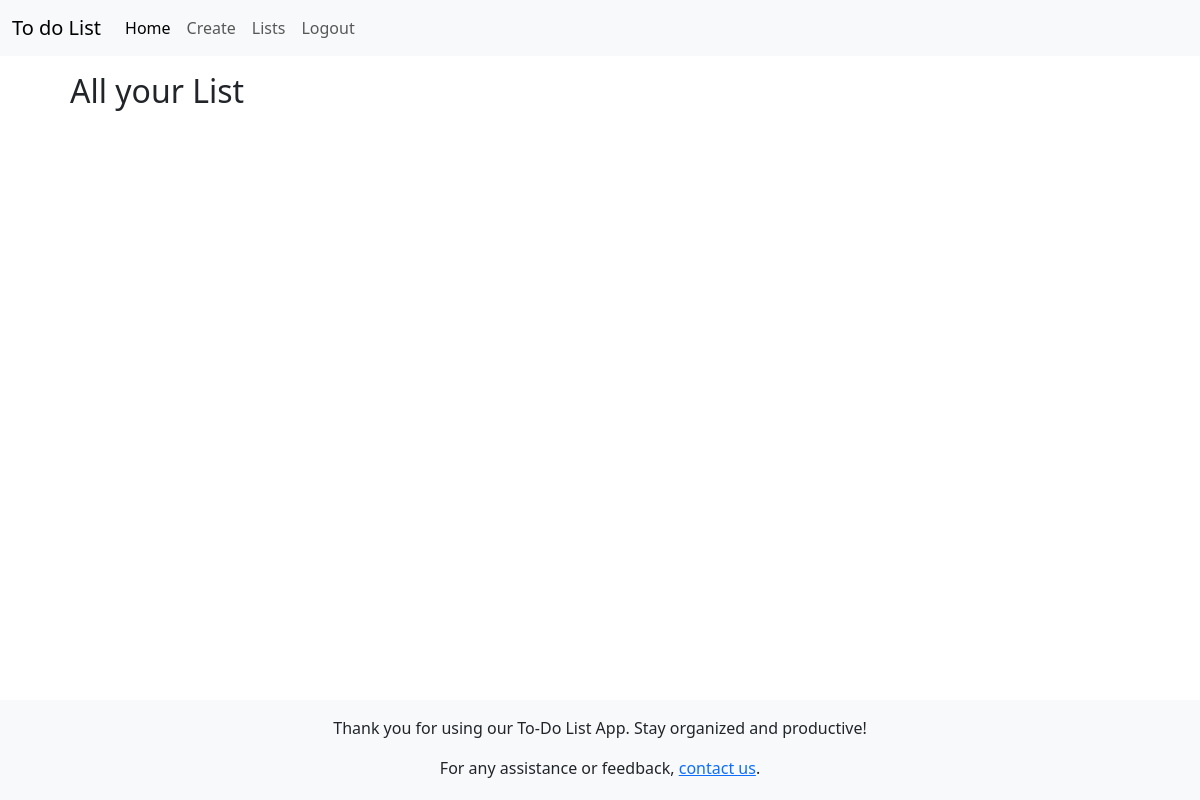
The app's page /lists/ (signed in), older data.
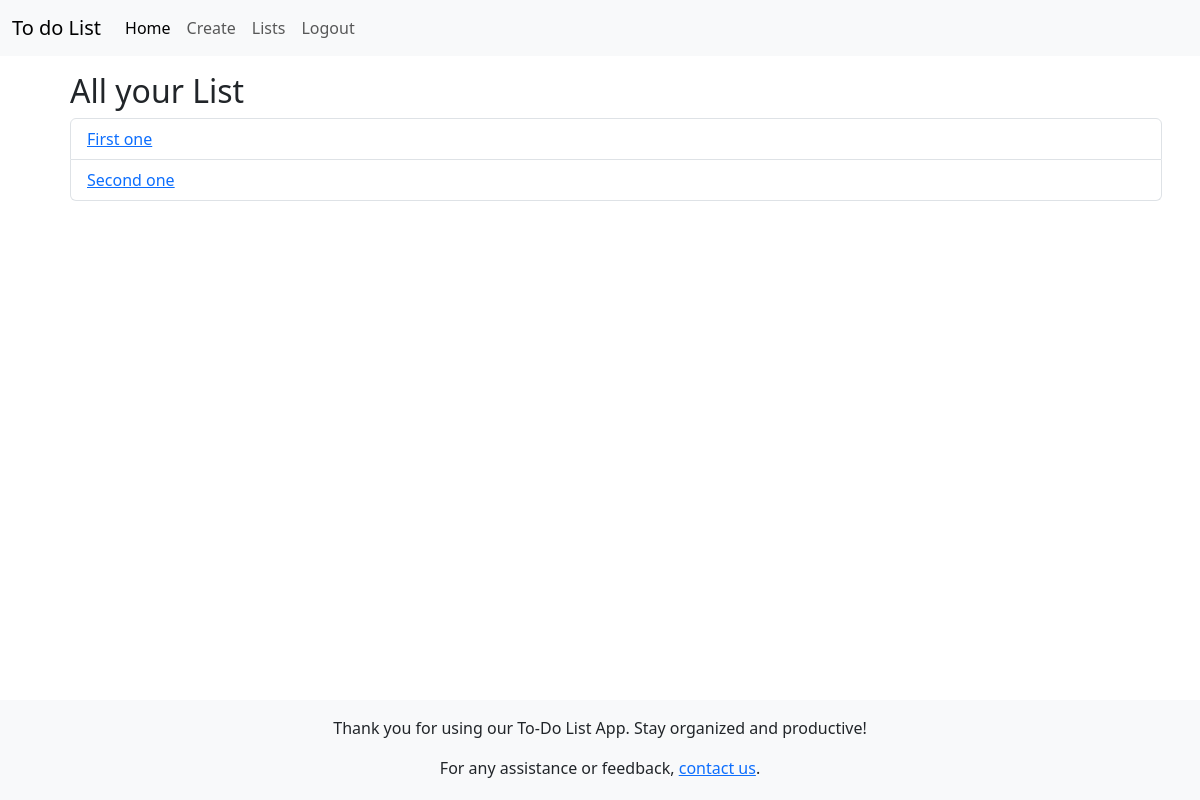
The same page, newer data.
### main/models.py (models this page shows, shortened)
class ToDoList(models.Model):
    user = models.ForeignKey(User,on_delete=models.CASCADE)
    name = models.CharField(max_length=200)

### main/views.py (the view)
# urls.py: path('lists/',views.viewToDoLists,name="viewtodolists"),
def viewToDoLists(request):
    l = ToDoList.objects.all()
    return render(request, "main/lists.html",{"lists":l} )

### main/templates/main/lists.html
{% extends "main/base.html" %}
{% block content %}
<div class="container m-3">
    <h2>All your List</h2>
    <ul class="list-group">
        {% for list in lists %}
            <li  class="list-group-item"><a href="{{list.id}}">{{list.name}}</a></li>
        {% endfor %}
    </ul>
</div>
{% endblock %}

Row changes from the older to the newer data that the page shows:
added ToDoList: name "First one"
added ToDoList: name "Second one"
